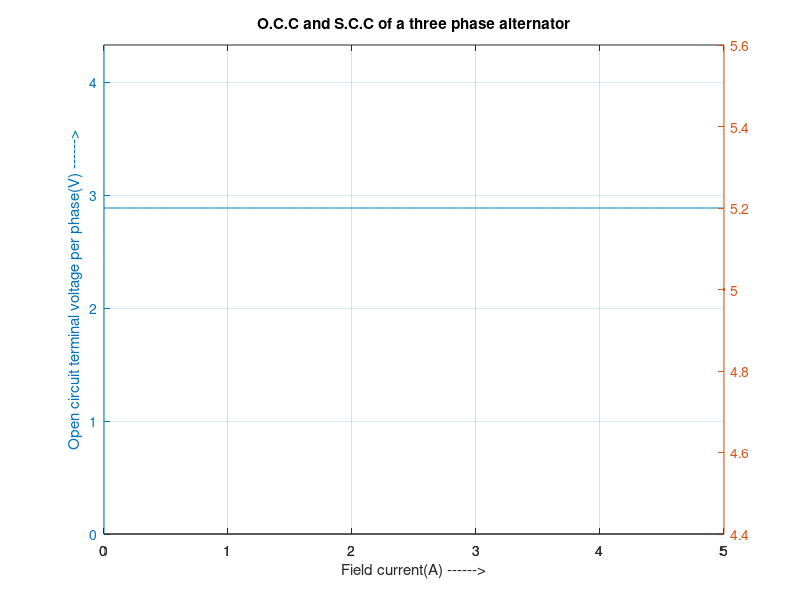

Recreate this plot in MATLAB. (Note: this script raises an error after producing the figure.)
clear all;
close all;
clc;
disp('This is a program which pre-determines the voltage regulation of a three phase alternator');
%Accepting data from the user:
V=input('Please enter the value of rated line voltage of the machine:\n');
I=input('Please enter the value of rated line current of the machine:\n');
a=menu('How is the stator of the machine connected?','Star','Delta');
if a==1
    Vr=V/sqrt(3); %Phase voltage
    Ir=I; %Phase current
elseif a==2
    Vr=V; %Phase voltage
    Ir=I/sqrt(3); %Phase current
end
If0=input('Please enter the open-circuit field currents recorded in a row matrix form:\n');
E0=input('Please enter the corresponding values of open circuit line voltages in a row matrix form:\n');
Ifs=input('Enter the field current during short circuit test (including the zero value)\nin a row matrix form:');
Isc=input('Enter the corresponding short circuit line current that is circulated (including the zero value)\nin a row matrix form:');

b=menu('Please select one of these:','Ampere-turn method(M.M.F)','Synchronous impedance method(E.M.F)');

if b==1 %M.M.F. Method
%Getting the best fitting 3rd degree curve by method of least squares:
if a==1
    P0=polyfit(If0,E0/sqrt(3),3);
elseif a==2
    P0=polyfit(If0,E0,3);
end
    
%To plot the O.C.C. and S.C.C.:
a=0:.01:max(If0);
b=polyval(P0,a);
plotyy(a,b,Ifs,Isc); %This function is used to plot both on the same graph, utilizing two different Y-axes.
ylim([0 1.5*Vr]);
xlabel('Field current(A) ------>');
ylabel('Open circuit terminal voltage per phase(V) ------>');
title('O.C.C and S.C.C of a three phase alternator')
grid on;

%Finding out the value of field current at rated terminal voltage(If1):
%To find the root of the above polynomial fit at the rated voltage:
P1=[P0(1) P0(2) P0(3) P0(4)-Vr];
c=roots(P1); %This gives out three roots, out of which we need to select the appropriate one:
i=1;
while E0(i)<=V
    i=i+1;
end
if V==E0(i-1);
    If1=If0(i-1);
else 
    if (If0(i-2)<c(1))&&(If0(i)>c(1))
        If1=c(1);
    elseif (If0(i-2)<c(2))&&(If0(i)>c(2))
        If1=c(2);
    elseif (If0(i-2)<c(3))&&(If0(i)>c(3))
        If1=c(3);
    end
end
disp('Thus the magnitude of field current corresponding to rated phase voltage is:');
disp(If1);
%To find the field current when rated short circuit current flows(If2):
m=(Isc(2))/Ifs(2); %Slope 'm' is found assuming the S.C.C. to be a straight line variation.
If2=I/m; 
disp('The magnitude of field current required to overcome armature reaction effect is:');
disp(If2);

c=1;
while c~=2
    If2=Ir/m;
    k=menu('Select the type of load:','Lag','UPF', 'Lead');
switch(k)
    case 1
       pf=input('Enter the power factor of load:');
       phi=(acosd(pf)); %Returns the cos inverse in degrees
       If2=complex(If2*cosd(90-phi),If2*sind(90-phi));
    case 2
       If2=complex(0,If2);
    case 3
       pf=input('Enter the power factor of load:');
       phi=(acosd(pf)); %Returns the cos inverse in degrees
       If2=complex(-If2*cosd(90-phi),If2*sind(90-phi));
end
If=If1+If2;
mag=sqrt((real(If))^2+(imag(If))^2);
disp('The magnitude of the resultant vector sum of two field currents is:');
disp(mag);
E=polyval(P0,mag);
disp('The corresponding value of generated voltage per phase(E) to overcome all loading effects is:');
disp(E);
VR=(E-Vr)*100/Vr;
disp('Hence the pre-determined voltage regulation is:');
disp(VR);
c=menu('Would you like to pre-determine at a different power factor?','Yes','No');
end

elseif b==2 %E.M.F. Method
R=input('Enter the value of measured stator resistance per phase(a.c.):');
%Getting the best fitting 3rd degree curve by method of least squares:
if a==1
    P0=polyfit(If0,E0/sqrt(3),3);
elseif a==2
    P0=polyfit(If0,E0,3);
end
disp('The rated phase current of the machine is given to be:');
disp(Ir);
%To find the field current when rated short circuit current flows:
m=(Isc(2)/Ifs(2)); %Slope 'm' is found assuming the S.C.C. to be a straight line variation.
If=I/m;
disp('The field current(If) required to circulate rated short-circuit current is:');
disp(If);
%To find the value of open circuit voltage corresponding to the above field current If
E=polyval(P0,If);
disp('The corresponding open-circuit voltage per phase(E) is:');
disp(E);
Zs=E/Ir;
disp('Thus the value of synchronous impedance(Zs) is');
disp(Zs);
Xs=sqrt(Zs^2-R^2);
disp('The value of synchronous reactance(Xs) calculated is:');
disp(Xs);

%To plot the O.C.C. and S.C.C.:
a=0:.01:max(If0);
b=polyval(P0,a);
plotyy(a,b,Ifs,Isc); %This function is used to plot both on the same graph, utilizing two different Y-axes.
ylim([0 1.5*Vr]);
xlabel('Field current(A) ------>');
ylabel('Open circuit terminal voltage per phase(V) ------>');
title('O.C.C and S.C.C of a three phase alternator')
grid on;

c=1;
while c~=2
    k=menu('Select the type of load:','Lag','UPF', 'Lead');
switch(k)
    case 1
       pf=input('Enter the power factor of load:');
       phi=(acosd(pf)); %Returns the cos inverse in degrees
       E1=sqrt((Vr*cosd(phi)+Ir*R)^2+(Vr*sind(phi)+Ir*Xs)^2);
    case 2
       E1=sqrt((Vr+Ir*R)^2+(Ir*Xs)^2);
    case 3
       pf=input('Enter the power factor of load:');
       phi=(acosd(pf)); %Returns the cos inverse in degrees
       E1=sqrt((Vr*cosd(phi)+Ir*R)^2+(Vr*sind(phi)-Ir*Xs)^2);
end
disp('The corresponding value of generated voltage(E) to overcome all loading effects is:');
disp(E1);
VR=(E1-Vr)*100/Vr;
disp('Hence the pre-determined voltage regulation is:');
disp(VR);
c=menu('Would you like to pre-determine at a different power factor?','Yes','No');
end
end
